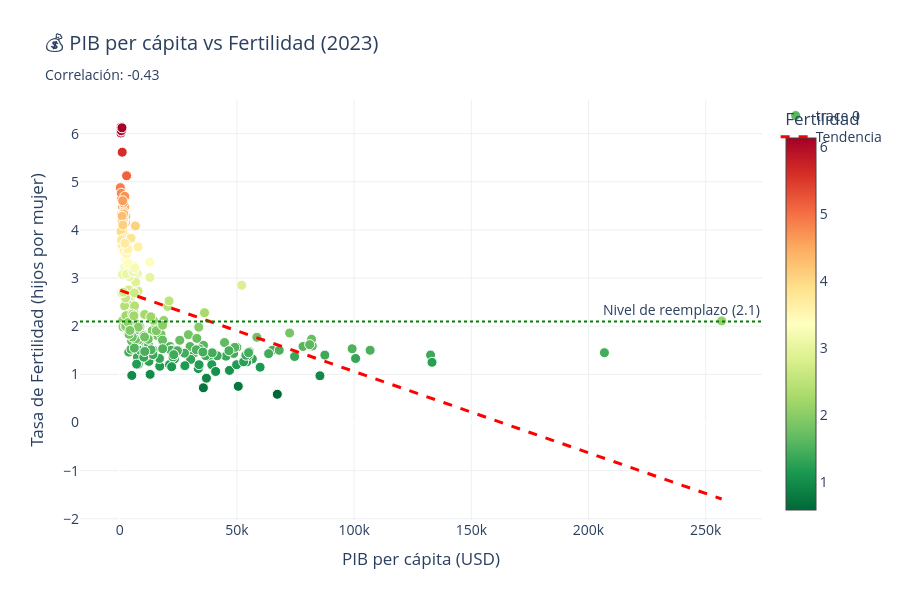

The cell this chart's notebook holds for it:
### Code cell
# VISUALIZACIÓN: ¿Países ricos tienen menos hijos?
print("💰 Analizando relación entre PIB y Fertilidad...\n")

# Filtrar datos de 2023 (más recientes) y eliminar NaN
data_2023 = master[master['year'] == 2023].dropna(subset=['gdp', 'fertility'])

# Calcular correlación
correlation = data_2023['gdp'].corr(data_2023['fertility'])

# Crear scatter plot interactivo
fig = go.Figure()

fig.add_trace(go.Scatter(
    x=data_2023['gdp'],
    y=data_2023['fertility'],
    mode='markers',
    marker=dict(
        size=10,
        color=data_2023['fertility'],
        colorscale='RdYlGn_r',  # Rojo = bajo, Verde = alto
        showscale=True,
        colorbar=dict(title="Fertilidad"),
        line=dict(width=1, color='white')
    ),
    text=data_2023['country'],
    hovertemplate='<b>%{text}</b><br>PIB: $%{x:,.0f}<br>Fertilidad: %{y:.2f}<extra></extra>'
))

# Línea de tendencia
z = np.polyfit(data_2023['gdp'], data_2023['fertility'], 1)
p = np.poly1d(z)
x_trend = np.linspace(data_2023['gdp'].min(), data_2023['gdp'].max(), 100)
fig.add_trace(go.Scatter(
    x=x_trend,
    y=p(x_trend),
    mode='lines',
    name='Tendencia',
    line=dict(color='red', width=3, dash='dash')
))

# Línea de nivel de reemplazo
fig.add_hline(y=2.1, line_dash="dot", line_color="green",
              annotation_text="Nivel de reemplazo (2.1)")

fig.update_layout(
    title=f'💰 PIB per cápita vs Fertilidad (2023)<br><sub>Correlación: {correlation:.2f}</sub>',
    xaxis_title='PIB per cápita (USD)',
    yaxis_title='Tasa de Fertilidad (hijos por mujer)',
    font=dict(size=14),
    hovermode='closest',
    plot_bgcolor='white',
    height=600
)

fig.update_xaxes(showgrid=True, gridwidth=1, gridcolor='#ecf0f1')
fig.update_yaxes(showgrid=True, gridwidth=1, gridcolor='#ecf0f1')

fig.show()

# Análisis detallado
print(f"📊 CORRELACIÓN: {correlation:.3f}")
if correlation < -0.5:
    print(f"   ✅ Correlación NEGATIVA FUERTE")
    print(f"   💡 A mayor riqueza → menor fertilidad")
elif correlation < -0.3:
    print(f"   ✅ Correlación NEGATIVA MODERADA")
else:
    print(f"   ⚠️  Correlación DÉBIL")

# Top 5 países más ricos
top_rich = data_2023.nlargest(5, 'gdp')[['country', 'gdp', 'fertility']]
print(f"\n💎 TOP 5 PAÍSES MÁS RICOS:")
for idx, row in top_rich.iterrows():
    print(f"   {row['country']}: ${row['gdp']:,.0f} → {row['fertility']:.2f} hijos")

# Top 5 fertilidad más alta
top_fert = data_2023.nlargest(5, 'fertility')[['country', 'gdp', 'fertility']]
print(f"\n👶 TOP 5 MAYOR FERTILIDAD:")
for idx, row in top_fert.iterrows():
    print(f"   {row['country']}: {row['fertility']:.2f} hijos → ${row['gdp']:,.0f}")

### Figure 1 — Plotly figure (JSON) as saved in the notebook; plotly's stock layout.template omitted (floating-point values rounded to 4 significant figures; data arrays with more than 128 entries replaced by an {"elided": "..."} marker saying what was removed)
{"data": [{"hovertemplate": "<b>%{text}</b><br>PIB: $%{x:,.0f}<br>Fertilidad: %{y:.2f}<extra></extra>", "marker": {"color": {"elided": "251 float values"}, "colorbar": {"title": {"text": "Fertilidad"}}, "colorscale": [[0, "rgb(0,104,55)"], [0.1, "rgb(26,152,80)"], [0.2, "rgb(102,189,99)"], [0.3, "rgb(166,217,106)"], [0.4, "rgb(217,239,139)"], [0.5, "rgb(255,255,191)"], [0.6, "rgb(254,224,139)"], [0.7, "rgb(253,174,97)"], [0.8, "rgb(244,109,67)"], [0.9, "rgb(215,48,39)"], [1, "rgb(165,0,38)"]], "line": {"color": "white", "width": 1}, "showscale": true, "size": 10}, "mode": "markers", "text": {"elided": "251 str values"}, "type": "scatter", "x": {"elided": "251 float values"}, "y": {"elided": "251 float values"}}, {"line": {"color": "red", "dash": "dash", "width": 3}, "mode": "lines", "name": "Tendencia", "type": "scatter", "x": [250.6, 2842.0, 5433.0, 8025.0, 10620.0, 13210.0, 15800.0, 18390.0, 20980.0, 23570.0, 26160.0, 28760.0, 31350.0, 33940.0, 36530.0, 39120.0, 41710.0, 44300.0, 46900.0, 49490.0, 52080.0, 54670.0, 57260.0, 59850.0, 62440.0, 65040.0, 67630.0, 70220.0, 72810.0, 75400.0, 77990.0, 80580.0, 83180.0, 85770.0, 88360.0, 90950.0, 93540.0, 96130.0, 98720.0, 101300.0, 103900.0, 106500.0, 109100.0, 111700.0, 114300.0, 116900.0, 119500.0, 122000.0, 124600.0, 127200.0, 129800.0, 132400.0, 135000.0, 137600.0, 140200.0, 142800.0, 145400.0, 148000.0, 150600.0, 153100.0, 155700.0, 158300.0, 160900.0, 163500.0, 166100.0, 168700.0, 171300.0, 173900.0, 176500.0, 179100.0, 181600.0, 184200.0, 186800.0, 189400.0, 192000.0, 194600.0, 197200.0, 199800.0, 202400.0, 205000.0, 207600.0, 210200.0, 212700.0, 215300.0, 217900.0, 220500.0, 223100.0, 225700.0, 228300.0, 230900.0, 233500.0, 236100.0, 238700.0, 241300.0, 243800.0, 246400.0, 249000.0, 251600.0, 254200.0, 256800.0], "y": [2.744, 2.701, 2.657, 2.613, 2.569, 2.525, 2.482, 2.438, 2.394, 2.35, 2.307, 2.263, 2.219, 2.175, 2.132, 2.088, 2.044, 2.0, 1.956, 1.913, 1.869, 1.825, 1.781, 1.738, 1.694, 1.65, 1.606, 1.563, 1.519, 1.475, 1.431, 1.387, 1.344, 1.3, 1.256, 1.212, 1.169, 1.125, 1.081, 1.037, 0.9935, 0.9497, 0.906, 0.8622, 0.8184, 0.7746, 0.7309, 0.6871, 0.6433, 0.5996, 0.5558, 0.512, 0.4682, 0.4245, 0.3807, 0.3369, 0.2932, 0.2494, 0.2056, 0.1618, 0.1181, 0.07429, 0.03052, -0.01325, -0.05702, -0.1008, -0.1446, -0.1883, -0.2321, -0.2759, -0.3196, -0.3634, -0.4072, -0.451, -0.4947, -0.5385, -0.5823, -0.626, -0.6698, -0.7136, -0.7574, -0.8011, -0.8449, -0.8887, -0.9324, -0.9762, -1.02, -1.064, -1.108, -1.151, -1.195, -1.239, -1.283, -1.326, -1.37, -1.414, -1.458, -1.501, -1.545, -1.589]}], "layout": {"annotations": [{"showarrow": false, "text": "Nivel de reemplazo (2.1)", "x": 1, "xanchor": "right", "xref": "x domain", "y": 2.1, "yanchor": "bottom", "yref": "y"}], "font": {"size": 14}, "height": 600, "hovermode": "closest", "plot_bgcolor": "white", "shapes": [{"line": {"color": "green", "dash": "dot"}, "type": "line", "x0": 0, "x1": 1, "xref": "x domain", "y0": 2.1, "y1": 2.1, "yref": "y"}], "title": {"text": "💰 PIB per cápita vs Fertilidad (2023)<br><sub>Correlación: -0.43</sub>"}, "xaxis": {"gridcolor": "#ecf0f1", "gridwidth": 1, "showgrid": true, "title": {"text": "PIB per cápita (USD)"}}, "yaxis": {"gridcolor": "#ecf0f1", "gridwidth": 1, "showgrid": true, "title": {"text": "Tasa de Fertilidad (hijos por mujer)"}}}}
